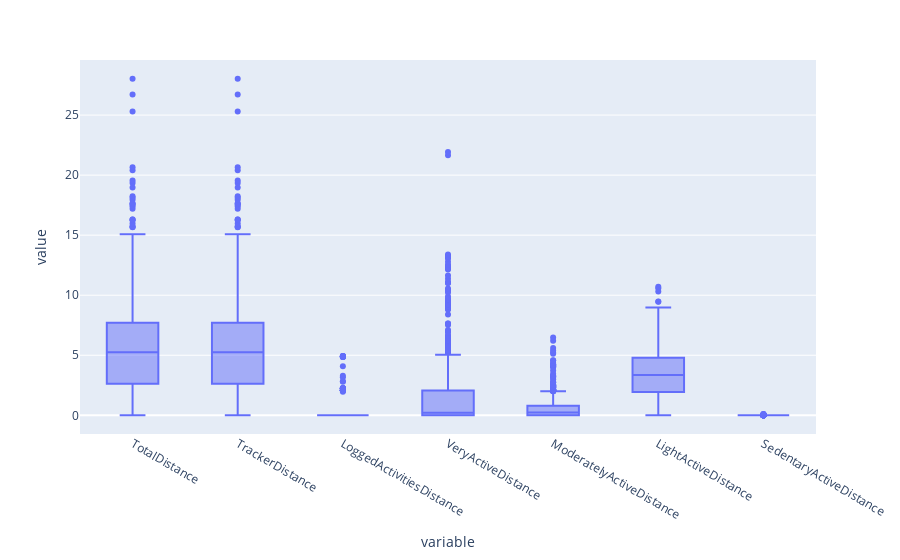
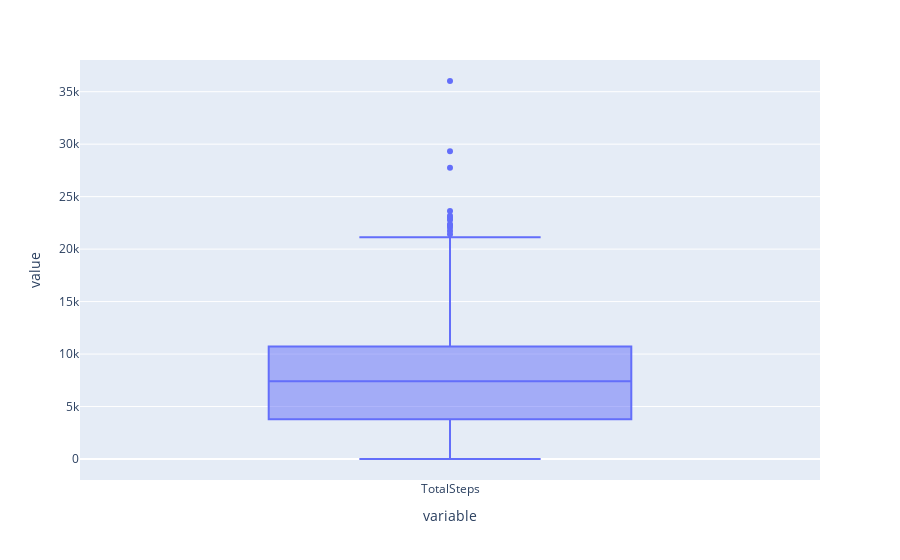
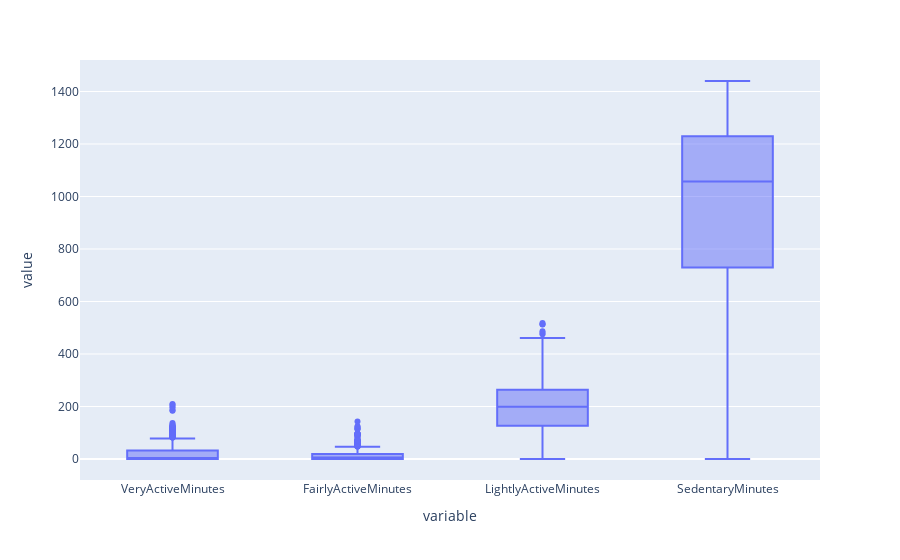
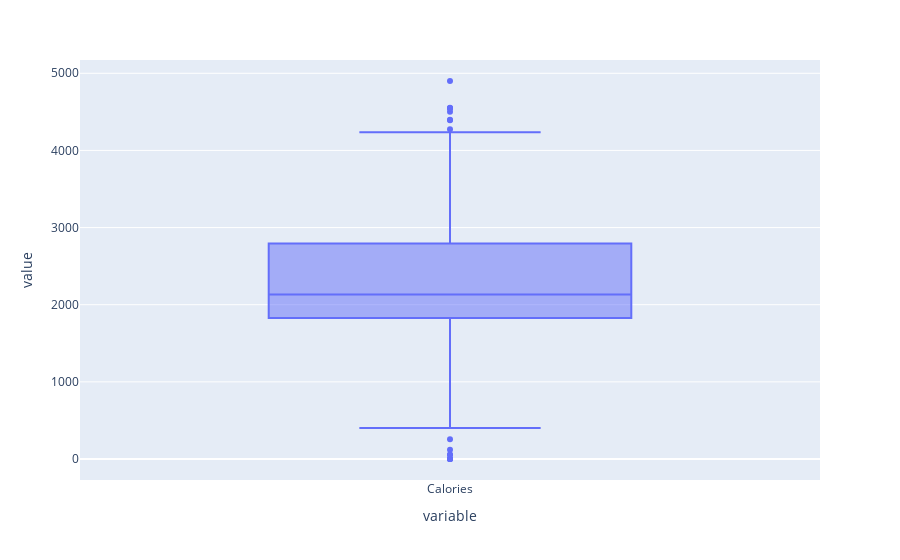

Notebook code for these charts, in order:
### Code cell
px.box(dailyActivity_merged.select_dtypes([float])).show()
px.box(dailyActivity_merged['TotalSteps']).show()
px.box(dailyActivity_merged[['VeryActiveMinutes', 'FairlyActiveMinutes', 'LightlyActiveMinutes', 'SedentaryMinutes']]).show()
px.box(dailyActivity_merged['Calories']).show()

### Figure 1 — Plotly figure (JSON) as saved in the notebook; plotly's stock layout.template omitted (floating-point values rounded to 4 significant figures; data arrays with more than 128 entries replaced by an {"elided": "..."} marker saying what was removed)
{"data": [{"alignmentgroup": "True", "hovertemplate": "variable=%{x}<br>value=%{y}<extra></extra>", "legendgroup": "", "marker": {"color": "#636efa"}, "name": "", "notched": false, "offsetgroup": "", "orientation": "v", "showlegend": false, "type": "box", "x": {"elided": "6580 str values"}, "x0": " ", "xaxis": "x", "y": {"elided": "6580 float values"}, "y0": " ", "yaxis": "y"}], "layout": {"boxmode": "group", "legend": {"tracegroupgap": 0}, "margin": {"t": 60}, "xaxis": {"anchor": "y", "domain": [0, 1], "title": {"text": "variable"}}, "yaxis": {"anchor": "x", "domain": [0, 1], "title": {"text": "value"}}}}

### Figure 2 — Plotly figure (JSON) as saved in the notebook; plotly's stock layout.template omitted (floating-point values rounded to 4 significant figures; data arrays with more than 128 entries replaced by an {"elided": "..."} marker saying what was removed)
{"data": [{"alignmentgroup": "True", "hovertemplate": "variable=%{x}<br>value=%{y}<extra></extra>", "legendgroup": "", "marker": {"color": "#636efa"}, "name": "", "notched": false, "offsetgroup": "", "orientation": "v", "showlegend": false, "type": "box", "x": {"elided": "940 str values"}, "x0": " ", "xaxis": "x", "y": {"elided": "940 int values"}, "y0": " ", "yaxis": "y"}], "layout": {"boxmode": "group", "legend": {"tracegroupgap": 0}, "margin": {"t": 60}, "xaxis": {"anchor": "y", "domain": [0, 1], "title": {"text": "variable"}}, "yaxis": {"anchor": "x", "domain": [0, 1], "title": {"text": "value"}}}}

### Figure 3 — Plotly figure (JSON) as saved in the notebook; plotly's stock layout.template omitted (floating-point values rounded to 4 significant figures; data arrays with more than 128 entries replaced by an {"elided": "..."} marker saying what was removed)
{"data": [{"alignmentgroup": "True", "hovertemplate": "variable=%{x}<br>value=%{y}<extra></extra>", "legendgroup": "", "marker": {"color": "#636efa"}, "name": "", "notched": false, "offsetgroup": "", "orientation": "v", "showlegend": false, "type": "box", "x": {"elided": "3760 str values"}, "x0": " ", "xaxis": "x", "y": {"elided": "3760 int values"}, "y0": " ", "yaxis": "y"}], "layout": {"boxmode": "group", "legend": {"tracegroupgap": 0}, "margin": {"t": 60}, "xaxis": {"anchor": "y", "domain": [0, 1], "title": {"text": "variable"}}, "yaxis": {"anchor": "x", "domain": [0, 1], "title": {"text": "value"}}}}

### Figure 4 — Plotly figure (JSON) as saved in the notebook; plotly's stock layout.template omitted (floating-point values rounded to 4 significant figures; data arrays with more than 128 entries replaced by an {"elided": "..."} marker saying what was removed)
{"data": [{"alignmentgroup": "True", "hovertemplate": "variable=%{x}<br>value=%{y}<extra></extra>", "legendgroup": "", "marker": {"color": "#636efa"}, "name": "", "notched": false, "offsetgroup": "", "orientation": "v", "showlegend": false, "type": "box", "x": {"elided": "940 str values"}, "x0": " ", "xaxis": "x", "y": {"elided": "940 int values"}, "y0": " ", "yaxis": "y"}], "layout": {"boxmode": "group", "legend": {"tracegroupgap": 0}, "margin": {"t": 60}, "xaxis": {"anchor": "y", "domain": [0, 1], "title": {"text": "variable"}}, "yaxis": {"anchor": "x", "domain": [0, 1], "title": {"text": "value"}}}}
